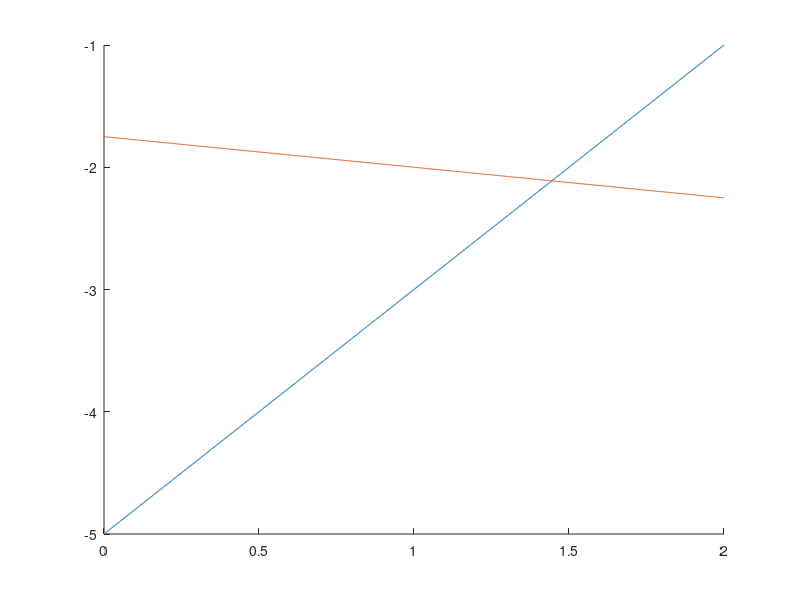

This figure's MATLAB source:
%% Lecture 9 7/14/15
A = eye(3);
% Inverse of A = A^-1
inv(A);
%% Solving a systems of linear equations in MATLAB
% Our graphical interpretation
x = linspace(0,2, 1000);
y1 = 2*x-5;
y2 = -x/4 - 7/4;
hold on;
plot(x, y1)
plot(x, y2)
A = [2 -1; 1 4]
b = [5; -7]

%%  what does inverting the matrix do for you?
sol = inv(A) * b; % This is a computationally intensive way
sol = A\b % This way is much more efficient (left division)